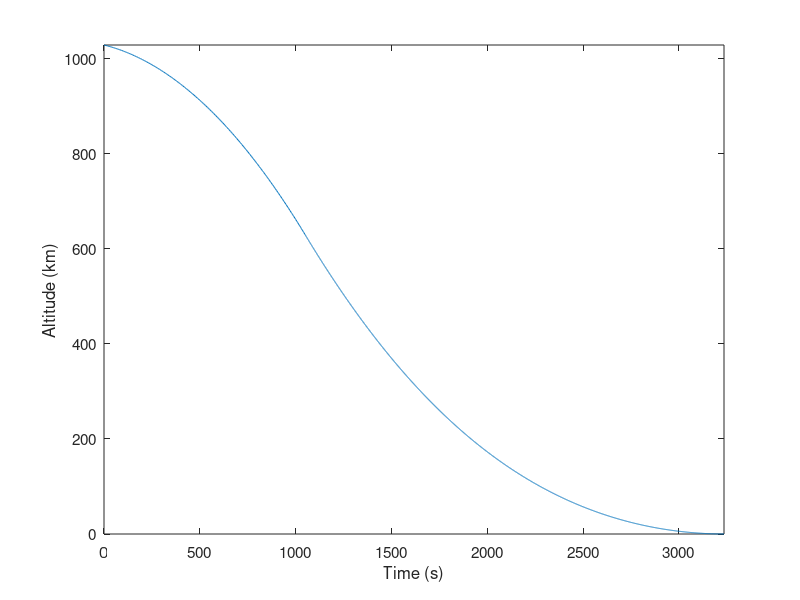
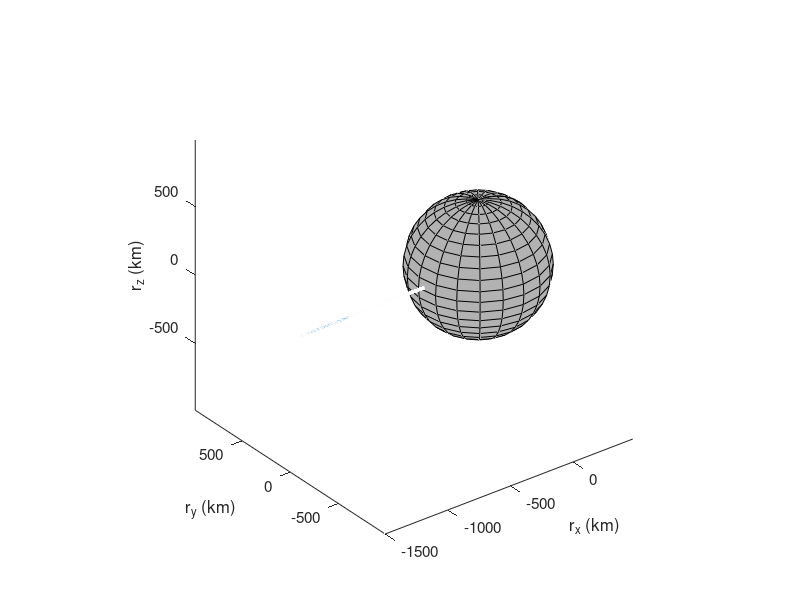
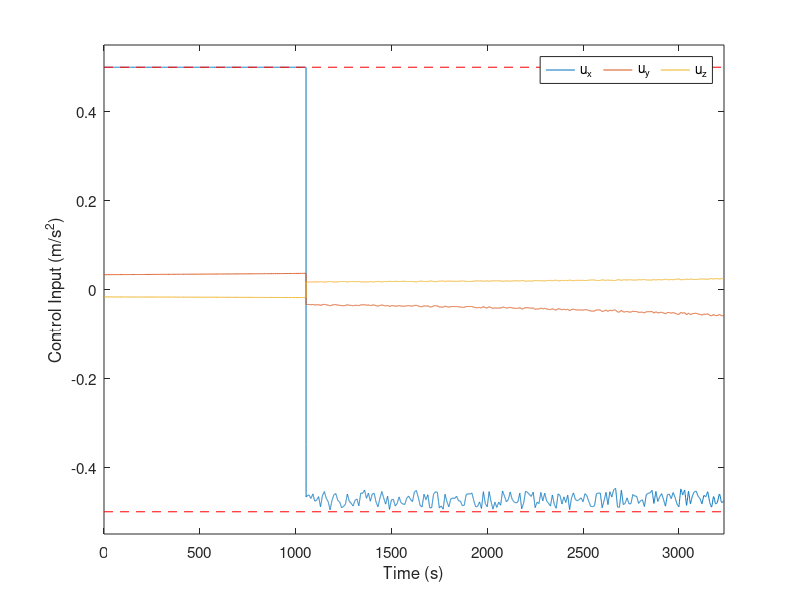

These charts were generated, in order, by the following MATLAB code:
data = load('Results/SimLanding.txt');
control = load('Results/ControlLanding.txt');

t = data(:,1);
r = data(:,2:4);
v = data(:,5:7);
H = control(:,2);
u = control(:,3:5);
sigma = data(:,12);
te = data(:,13);

rho = 476000;
altitude = vecnorm(r,2,2) - rho;
figure(1); clf;
plot(t, altitude/1e3)
xlabel 'Time (s)'; ylabel 'Altitude (km)'
axis tight
set(gcf, 'Position', [1850 950 560 200]);
set(gca, 'FontSize', 11)

figure(2); clf;
plot3(r(:,1)/1e3, r(:,2)/1e3, r(:,3)/1e3, 'LineWidth', 2);
[s1, s2, s3] = sphere(20);
hold on;
surf(s1*rho/1e3, s2*rho/1e3, s3*rho/1e3, 'FaceColor', [0.7;0.7;0.7], 'FaceAlpha', 1);
xlabel 'r_x (km)';
ylabel 'r_y (km)';
zlabel 'r_z (km)';
axis equal;
set(gcf, 'Position', [1280 900 560 420])
view(-37.5, 30)
set(gca, 'FontSize', 11)

figure(3); clf;
plot(t, u); hold on;
plot([0 t(end)],[-0.5 -0.5],'r--')
plot([0 t(end)],[0.5 0.5],'r--')
axis([0 t(end) -0.55 0.55]);
legend 'u_x' 'u_y' 'u_z'
l = legend; set(l, 'Orientation', 'horizontal');
xlabel 'Time (s)'; ylabel 'Control Input (m/s^2)';
set(gcf, 'Position', [1850 600 560 200]);
set(gca, 'FontSize', 11)

hdot_terminal = dot(r(end-1,:),v(end-1,:))/norm(r(end-1,:))